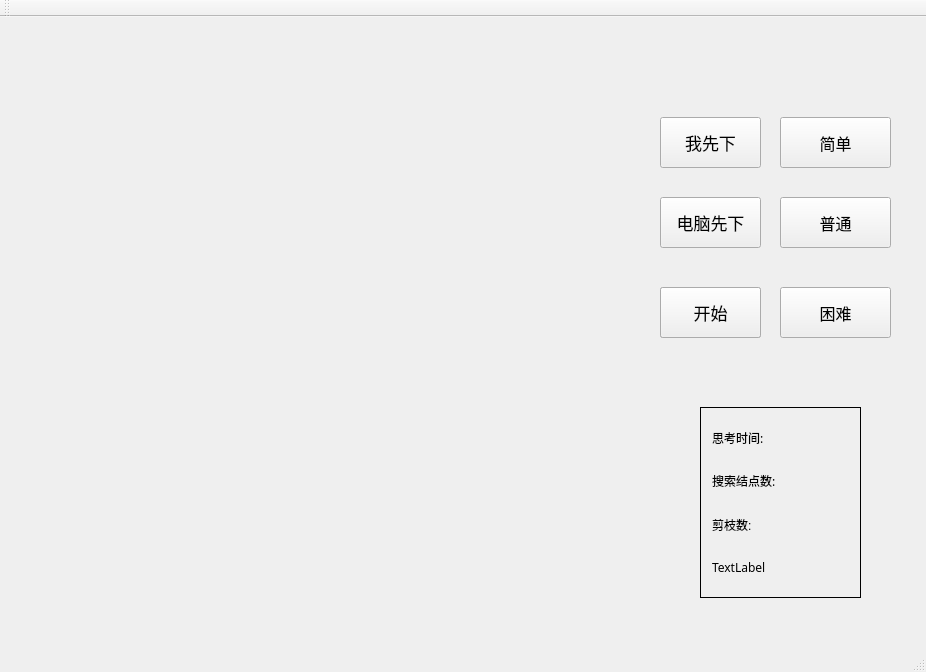
<?xml version="1.0" encoding="UTF-8"?>
<ui version="4.0">
 <class>QTClass</class>
 <widget class="QMainWindow" name="QTClass">
  <property name="geometry">
   <rect>
    <x>0</x>
    <y>0</y>
    <width>926</width>
    <height>672</height>
   </rect>
  </property>
  <property name="windowTitle">
   <string>QT</string>
  </property>
  <widget class="QWidget" name="centralWidget">
   <widget class="QFrame" name="verticalFrame">
    <property name="geometry">
     <rect>
      <x>700</x>
      <y>390</y>
      <width>161</width>
      <height>191</height>
     </rect>
    </property>
    <property name="frameShape">
     <enum>QFrame::Box</enum>
    </property>
    <layout class="QVBoxLayout" name="verticalLayout">
     <item>
      <widget class="QLabel" name="label">
       <property name="font">
        <font>
         <family>微软雅黑</family>
        </font>
       </property>
       <property name="text">
        <string>思考时间:</string>
       </property>
      </widget>
     </item>
     <item>
      <widget class="QLabel" name="label_2">
       <property name="font">
        <font>
         <family>微软雅黑</family>
        </font>
       </property>
       <property name="text">
        <string>搜索结点数:</string>
       </property>
      </widget>
     </item>
     <item>
      <widget class="QLabel" name="label_3">
       <property name="font">
        <font>
         <family>Microsoft YaHei UI</family>
        </font>
       </property>
       <property name="text">
        <string>剪枝数:</string>
       </property>
      </widget>
     </item>
     <item>
      <widget class="QLabel" name="label_4">
       <property name="font">
        <font>
         <family>微软雅黑</family>
        </font>
       </property>
       <property name="text">
        <string>TextLabel</string>
       </property>
      </widget>
     </item>
    </layout>
   </widget>
   <widget class="QPushButton" name="pushButton_5">
    <property name="geometry">
     <rect>
      <x>660</x>
      <y>180</y>
      <width>101</width>
      <height>51</height>
     </rect>
    </property>
    <property name="font">
     <font>
      <family>Agency FB</family>
      <pointsize>13</pointsize>
     </font>
    </property>
    <property name="contextMenuPolicy">
     <enum>Qt::NoContextMenu</enum>
    </property>
    <property name="text">
     <string>电脑先下</string>
    </property>
   </widget>
   <widget class="QPushButton" name="pushButton">
    <property name="geometry">
     <rect>
      <x>780</x>
      <y>100</y>
      <width>111</width>
      <height>51</height>
     </rect>
    </property>
    <property name="font">
     <font>
      <pointsize>12</pointsize>
     </font>
    </property>
    <property name="text">
     <string>简单</string>
    </property>
   </widget>
   <widget class="QPushButton" name="pushButton_2">
    <property name="geometry">
     <rect>
      <x>780</x>
      <y>180</y>
      <width>111</width>
      <height>51</height>
     </rect>
    </property>
    <property name="font">
     <font>
      <pointsize>12</pointsize>
     </font>
    </property>
    <property name="text">
     <string>普通</string>
    </property>
   </widget>
   <widget class="QPushButton" name="pushButton_3">
    <property name="geometry">
     <rect>
      <x>780</x>
      <y>270</y>
      <width>111</width>
      <height>51</height>
     </rect>
    </property>
    <property name="font">
     <font>
      <pointsize>12</pointsize>
     </font>
    </property>
    <property name="text">
     <string>困难</string>
    </property>
   </widget>
   <widget class="QPushButton" name="pushButton_6">
    <property name="geometry">
     <rect>
      <x>660</x>
      <y>270</y>
      <width>101</width>
      <height>51</height>
     </rect>
    </property>
    <property name="font">
     <font>
      <family>Agency FB</family>
      <pointsize>13</pointsize>
     </font>
    </property>
    <property name="contextMenuPolicy">
     <enum>Qt::NoContextMenu</enum>
    </property>
    <property name="text">
     <string>悔棋</string>
    </property>
   </widget>
   <widget class="QPushButton" name="pushButton_4">
    <property name="geometry">
     <rect>
      <x>660</x>
      <y>100</y>
      <width>101</width>
      <height>51</height>
     </rect>
    </property>
    <property name="font">
     <font>
      <family>Agency FB</family>
      <pointsize>13</pointsize>
     </font>
    </property>
    <property name="text">
     <string>我先下</string>
    </property>
   </widget>
   <widget class="QPushButton" name="pushButton_7">
    <property name="geometry">
     <rect>
      <x>660</x>
      <y>270</y>
      <width>101</width>
      <height>51</height>
     </rect>
    </property>
    <property name="font">
     <font>
      <family>Agency FB</family>
      <pointsize>13</pointsize>
     </font>
    </property>
    <property name="contextMenuPolicy">
     <enum>Qt::NoContextMenu</enum>
    </property>
    <property name="text">
     <string>开始</string>
    </property>
   </widget>
  </widget>
  <widget class="QMenuBar" name="menuBar">
   <property name="geometry">
    <rect>
     <x>0</x>
     <y>0</y>
     <width>926</width>
     <height>26</height>
    </rect>
   </property>
  </widget>
  <widget class="QToolBar" name="mainToolBar">
   <attribute name="toolBarArea">
    <enum>TopToolBarArea</enum>
   </attribute>
   <attribute name="toolBarBreak">
    <bool>false</bool>
   </attribute>
  </widget>
  <widget class="QStatusBar" name="statusBar"/>
 </widget>
 <layoutdefault spacing="6" margin="11"/>
 <resources>
  <include location="QT.qrc"/>
 </resources>
 <connections/>
</ui>
